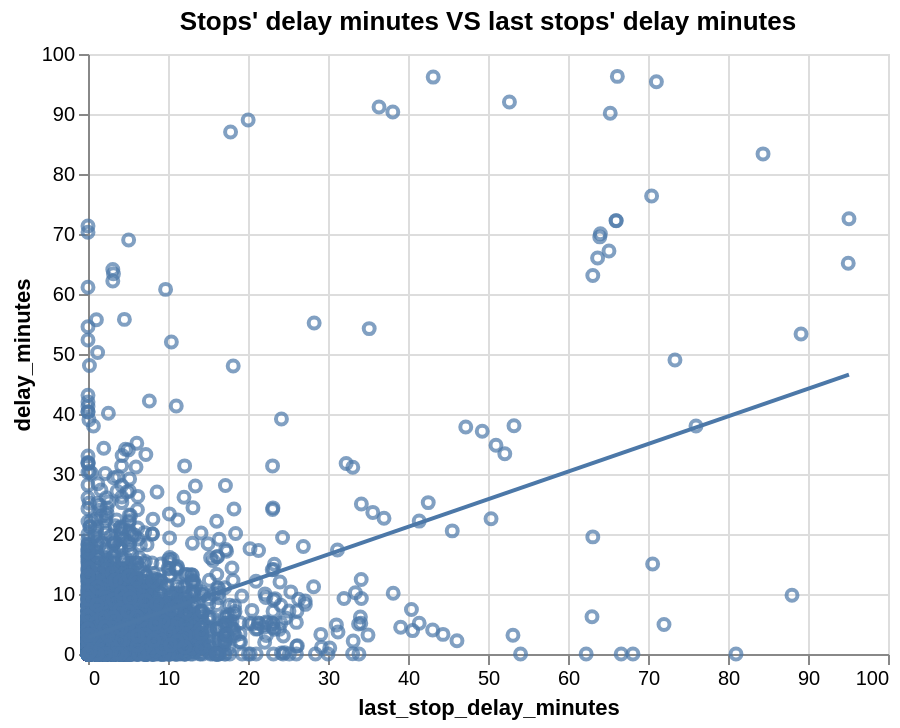

Vega-Lite specification for this chart:
### Vega-Lite specification from a JSON file in a GitHub repository (floating-point values rounded to 4 significant figures; data arrays with more than 128 entries replaced by an {"elided": "..."} marker saying what was removed)
{"config": {"view": {"continuousWidth": 400, "continuousHeight": 300}}, "layer": [{"mark": "point", "encoding": {"tooltip": [{"type": "quantitative", "field": "delay_minutes"}, {"type": "quantitative", "field": "last_stop_delay_minutes"}, {"type": "nominal", "field": "to_station"}], "x": {"type": "quantitative", "field": "last_stop_delay_minutes"}, "y": {"type": "quantitative", "field": "delay_minutes"}}, "title": "Stops' delay minutes VS last stops' delay minutes "}, {"mark": "line", "encoding": {"tooltip": [{"type": "quantitative", "field": "delay_minutes"}, {"type": "quantitative", "field": "last_stop_delay_minutes"}, {"type": "nominal", "field": "to_station"}], "x": {"type": "quantitative", "field": "last_stop_delay_minutes"}, "y": {"type": "quantitative", "field": "delay_minutes"}}, "title": "Stops' delay minutes VS last stops' delay minutes ", "transform": [{"on": "last_stop_delay_minutes", "regression": "delay_minutes"}]}], "data": {"name": "data-d9f86b54ea45d93c92d27be9047d529a"}, "$schema": "https://vega.github.io/schema/vega-lite/v4.8.1.json", "datasets": {"data-d9f86b54ea45d93c92d27be9047d529a": {"elided": "5000 records"}}}
